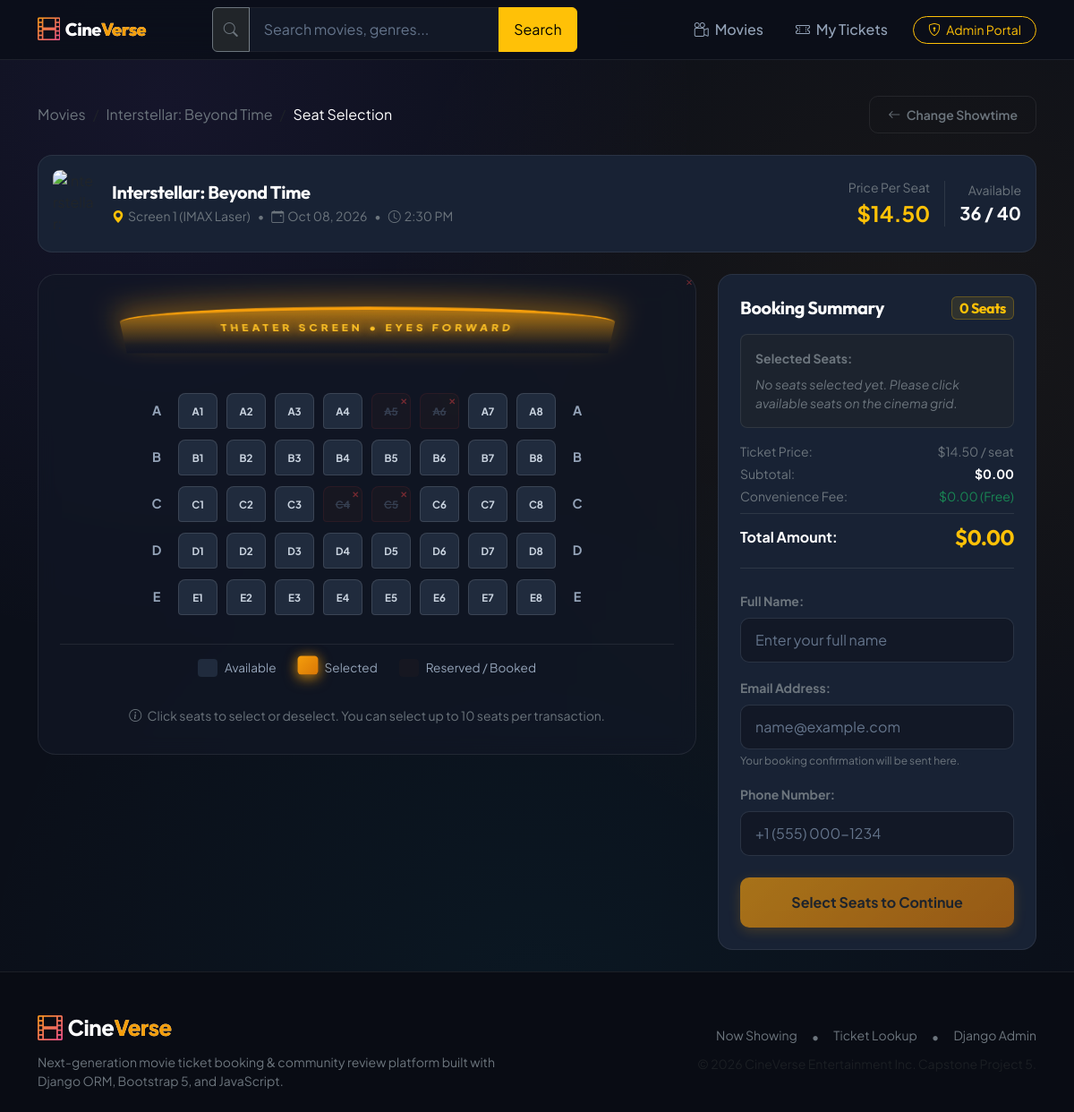
The app's page /booking/1/ with its own data.
### movies/models.py (models this page shows, shortened)
class Movie(models.Model):
    GENRE_CHOICES = [
        ("Action", "Action"),
        ("Sci-Fi", "Sci-Fi"),
        ("Drama", "Drama"),
        ("Animation", "Animation"),
        ("Comedy", "Comedy"),
        ("Thriller", "Thriller"),
        ("Horror", "Horror"),
        ("Adventure", "Adventure"),
        ("Romance", "Romance"),
    ]
    title = models.CharField(max_length=200)
    genre = models.CharField(max_length=100, choices=GENRE_CHOICES)
    duration = models.PositiveIntegerField(help_text="Duration in minutes")
    release_date = models.DateField()
    poster_url = models.URLField(max_length=500)
    description = models.TextField()
    class Meta:
        ordering = ["-release_date", "title"]

class Showtime(models.Model):
    movie = models.ForeignKey(Movie, on_delete=models.CASCADE, related_name="showtimes")
    show_date = models.DateField()
    show_time = models.TimeField()
    ticket_price = models.DecimalField(max_digits=6, decimal_places=2)
    screen_number = models.CharField(max_length=50, default="Screen 1")
    class Meta:
        ordering = ["show_date", "show_time"]
    def get_booked_seats_list(self):
        seats = set()
        for booking in self.bookings.all():
            if booking.selected_seats:
                for seat in booking.selected_seats.split(","):
                    seat_clean = seat.strip().upper()
                    if seat_clean:
                        seats.add(seat_clean)
        return sorted(list(seats))
    @property
    def total_seats(self):
        return 40  # 5 rows (A-E) x 8 columns (1-8)
    @property
    def available_seats_count(self):
        return max(0, self.total_seats - len(self.get_booked_seats_list()))

class SeatBooking(models.Model):
    showtime = models.ForeignKey(Showtime, on_delete=models.CASCADE, related_name="bookings")
    customer_name = models.CharField(max_length=100)
    customer_email = models.EmailField()
    customer_phone = models.CharField(max_length=20)
    selected_seats = models.CharField(
        max_length=255,
        help_text="Comma-separated seat codes, e.g. A1, A2, B5"
    )
    total_paid = models.DecimalField(max_digits=8, decimal_places=2)
    booking_code = models.CharField(max_length=32, unique=True, editable=False)
    created_at = models.DateTimeField(auto_now_add=True)
    class Meta:
        ordering = ["-created_at"]

### movies/views.py (the view)
# urls.py: path("booking/<int:showtime_id>/", views.seat_booking, name="seat_booking"),
def seat_booking(request, showtime_id):
    showtime = get_object_or_404(Showtime, pk=showtime_id)
    booked_seats = showtime.get_booked_seats_list()
    row_letters = ["A", "B", "C", "D", "E"]
    col_numbers = list(range(1, 9))
    grid_rows = []
    for row in row_letters:
        row_seats = []
        for col in col_numbers:
            seat_code = f"{row}{col}"
            row_seats.append({
                "code": seat_code,
                "row": row,
                "col": col,
                "is_booked": seat_code in booked_seats,
            })
        grid_rows.append({"row_name": row, "seats": row_seats})
    if request.method == "POST":
        form = SeatBookingForm(request.POST, showtime=showtime)
        if form.is_valid():
            booking = form.save(commit=False)
            booking.showtime = showtime
            booking.total_paid = form.cleaned_data["calculated_total"]
            booking.save()
            messages.success(request, f"Booking successful! Your ticket code is {booking.booking_code}.")
            return redirect("movies:booking_confirmation", booking_id=booking.id)
        else:
            for field, errors in form.errors.items():
                for error in errors:
                    messages.error(request, error)
    else:
        form = SeatBookingForm(showtime=showtime)
    context = {
        "showtime": showtime,
        "movie": showtime.movie,
        "grid_rows": grid_rows,
        "booked_seats": booked_seats,
        "form": form,
        "ticket_price": float(showtime.ticket_price),
    }
    return render(request, "movies/seat_booking.html", context)

### movies/forms.py (shortened to what this page needs)
class SeatBookingForm(forms.ModelForm):
    class Meta:
        model = SeatBooking
        fields = ["customer_name", "customer_email", "customer_phone", "selected_seats"]
        widgets = {
            "customer_name": forms.TextInput(attrs={
                "class": "form-control",
                "placeholder": "Enter your full name",
                "required": True,
            }),
            "customer_email": forms.EmailInput(attrs={
                "class": "form-control",
                "placeholder": "name@example.com",
                "required": True,
            }),
            "customer_phone": forms.TextInput(attrs={
                "class": "form-control",
                "placeholder": "+1 (555) 000-1234",
                "required": True,
            }),
            "selected_seats": forms.HiddenInput(),
        }
    def __init__(self, *args, showtime=None, **kwargs):
        super().__init__(*args, **kwargs)
        self.showtime = showtime

### movies/templates/movies/seat_booking.html (shortened to what this page needs)
{% extends "movies/base.html" %}
{% block content %}
<div class="py-4">
  <div class="container">
    <div class="d-flex align-items-center justify-content-between mb-4">
      <nav aria-label="breadcrumb">
        <ol class="breadcrumb mb-0">
          <li class="breadcrumb-item"><a href="{% url 'movies:movie_list' %}" class="text-secondary text-decoration-none">Movies</a></li>
          <li class="breadcrumb-item"><a href="{% url 'movies:movie_detail' movie.id %}" class="text-secondary text-decoration-none">{{ movie.title }}</a></li>
          <li class="breadcrumb-item active text-white" aria-current="page">Seat Selection</li>
        </ol>
      </nav>
      <a href="{% url 'movies:movie_detail' movie.id %}" class="btn btn-sm btn-cinema-outline text-secondary">
        <i class="bi bi-arrow-left me-1"></i> Change Showtime
      </a>
    </div>
    <div class="card cinema-card p-3 mb-4">
      <div class="d-flex flex-wrap align-items-center justify-content-between gap-3">
        <div class="d-flex align-items-center gap-3">
          <img src="{{ movie.poster_url }}" alt="{{ movie.title }}" class="rounded-3" style="width: 50px; height: 75px; object-fit: cover;" onerror="this.src='https://images.unsplash.com/photo-1489599849927-2ee91cede3ba?w=600&auto=format&fit=crop&q=80';">
          <div>
            <h1 class="h5 fw-bold text-white mb-1">{{ movie.title }}</h1>
            <div class="text-secondary small d-flex flex-wrap gap-2 align-items-center">
              <span><i class="bi bi-geo-alt-fill text-warning me-1"></i>{{ showtime.screen_number }}</span>
              <span>•</span>
              <span><i class="bi bi-calendar-event me-1"></i>{{ showtime.show_date|date:"M d, Y" }}</span>
              <span>•</span>
              <span><i class="bi bi-clock me-1"></i>{{ showtime.show_time|time:"g:i A" }}</span>
            </div>
          </div>
        </div>
        <div class="d-flex align-items-center gap-3">
          <div class="text-end">
            <span class="text-secondary small d-block">Price Per Seat</span>
            <span class="fs-4 fw-bold text-warning">${{ showtime.ticket_price }}</span>
          </div>
          <div class="text-end border-start border-secondary border-opacity-25 ps-3">
            <span class="text-secondary small d-block">Available</span>
            <span class="fs-5 fw-bold text-white">{{ showtime.available_seats_count }} / {{ showtime.total_seats }}</span>
          </div>
        </div>
      </div>
    </div>
    <div class="row g-4">
      <div class="col-lg-8">
        <div class="seat-matrix-wrapper">
          <div class="screen-container">
            <div class="screen-visual">
              <span class="screen-label">Theater Screen • Eyes Forward</span>
            </div>
          </div>
          <div class="seat-grid" id="seatMatrixGrid" data-ticket-price="{{ ticket_price }}">
            {% for row_info in grid_rows %}
              <div class="seat-row">
                <span class="row-label">{{ row_info.row_name }}</span>
                {% for seat in row_info.seats %}
                  <div class="seat-item {% if seat.is_booked %}seat-booked{% else %}seat-available{% endif %}"
                       data-seat-code="{{ seat.code }}"
                       title="{% if seat.is_booked %}Seat {{ seat.code }} (Booked){% else %}Seat {{ seat.code }} (${{ showtime.ticket_price }}){% endif %}"
                       id="seat_{{ seat.code }}">
                    <span>{{ seat.code }}</span>
                  </div>
                {% endfor %}
                <span class="row-label">{{ row_info.row_name }}</span>
              </div>
            {% endfor %}
          </div>
          <div class="seat-legend">
            <div class="legend-item">
              <span class="legend-pill seat-available"></span>
              <span>Available</span>
            </div>
            <div class="legend-item">
              <span class="legend-pill seat-selected"></span>
              <span>Selected</span>
            </div>
            <div class="legend-item">
              <span class="legend-pill seat-booked"></span>
              <span>Reserved / Booked</span>
            </div>
          </div>
          <div class="text-center mt-3 text-secondary small">
            <i class="bi bi-info-circle me-1"></i> Click seats to select or deselect. You can select up to 10 seats per transaction.
          </div>
        </div>
      </div>
      <div class="col-lg-4">
        <div class="card cinema-card p-4 sticky-top" style="top: 100px;">
          <h2 class="h5 fw-bold text-white mb-3 d-flex align-items-center justify-content-between">
            <span>Booking Summary</span>
            <span class="badge bg-warning bg-opacity-10 text-warning border border-warning border-opacity-25 px-2 py-1 fs-6">
              <span id="selectedSeatCount">0</span> Seats
            </span>
          </h2>
          <div class="mb-3 p-3 bg-dark bg-opacity-50 rounded-3 border border-secondary border-opacity-25">
            <div class="text-secondary small fw-bold mb-2">Selected Seats:</div>
            <div id="emptySeatsPlaceholder" class="text-secondary small fst-italic">
              No seats selected yet. Please click available seats on the cinema grid.
            </div>
          </div>
          <div class="mb-4 pb-3 border-bottom border-secondary border-opacity-25">
            <div class="d-flex justify-content-between text-secondary small mb-1">
              <span>Ticket Price:</span>
              <span>${{ showtime.ticket_price }} / seat</span>
            </div>
            <div class="d-flex justify-content-between text-secondary small mb-1">
              <span>Subtotal:</span>
              <span id="subtotalDisplay" class="fw-bold text-white">$0.00</span>
            </div>
            <div class="d-flex justify-content-between text-secondary small mb-2">
              <span>Convenience Fee:</span>
              <span class="text-success">$0.00 (Free)</span>
            </div>
            <div class="d-flex justify-content-between align-items-center pt-2 border-top border-secondary border-opacity-25">
              <span class="fw-bold text-white fs-6">Total Amount:</span>
              <span id="totalPriceDisplay" class="fs-4 fw-bold text-warning font-display">$0.00</span>
            </div>
          </div>
          <form method="POST" action="{% url 'movies:seat_booking' showtime.id %}" id="bookingCheckoutForm">
            <div class="mb-3">
              <label for="id_customer_name" class="form-label text-secondary small fw-bold">Full Name:</label>
              {{ form.customer_name }}
            </div>
            <div class="mb-3">
              <label for="id_customer_email" class="form-label text-secondary small fw-bold">Email Address:</label>
              {{ form.customer_email }}
              <div class="form-text text-secondary" style="font-size: 0.75rem;">Your booking confirmation will be sent here.</div>
            </div>
            <div class="mb-4">
              <label for="id_customer_phone" class="form-label text-secondary small fw-bold">Phone Number:</label>
              {{ form.customer_phone }}
            </div>
            <button type="submit" id="btnConfirmBooking" class="btn btn-cinema-primary w-100 py-3 fw-bold fs-6" disabled>
              Select Seats to Continue
            </button>
          </form>
        </div>
      </div>
    </div>
  </div>
</div>
{% endblock %}

### records on screen
Movie: title "Interstellar: Beyond Time"
Showtime: screen_number "Screen 1 (IMAX Laser)", show_date "Oct 08, 2026", show_time "2:30 PM", ticket_price "14.50", available_seats_count "36", total_seats "40"

### other values on screen
{{ row_info.row_name }} "A" "B" "C" "D" "E"
{{ seat.code }} "A1" "A2" "A3" "A4" "A5" "A6" "A7" "A8" "B1" "B2" "B3" "B4" "B5" "B6" "B7" "B8" "C1" "C2" "C3" "C4" "C5" "C6" "C7" "C8" "D1" "D2" "D3" "D4" "D5" "D6" "D7" "D8" "E1" "E2" "E3" "E4" "E5" "E6" "E7" "E8"
